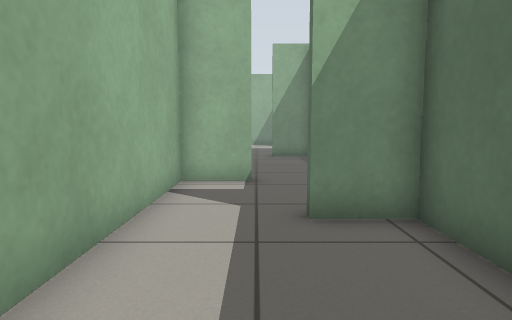
[1] (above)

16 first-person views from a walk through a Gazebo world. The camera is 0.72 m above the floor, tilts 6° down and sees 75° across. The floor is counted in squares, 0.5 m on a side. Each view is taken from the middle of a square. On the plan, view 1 faces up. The plan holds only what a view shows up to about 15 squares ahead; the rest is blank. The place goes on beyond the plan.

[2]
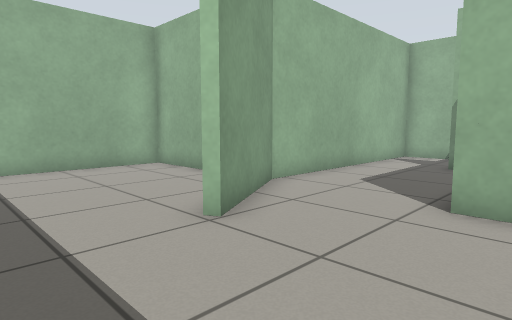

[3]
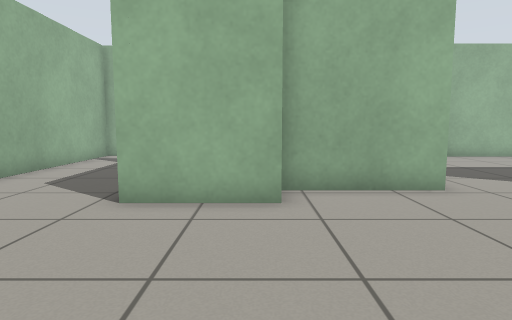

[4]
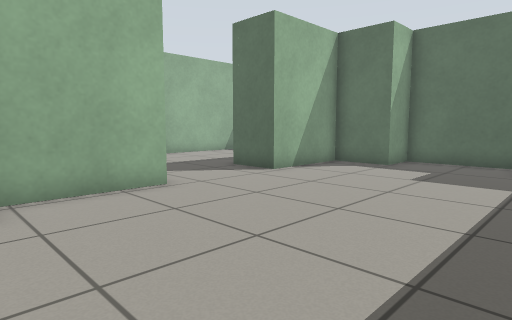

[5]
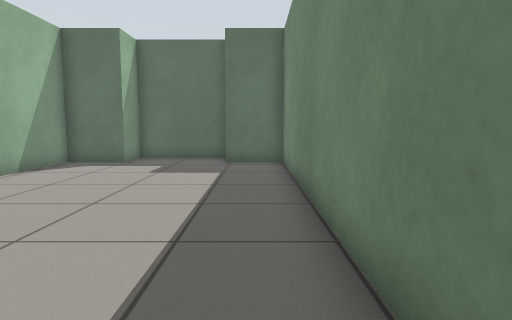

[6]
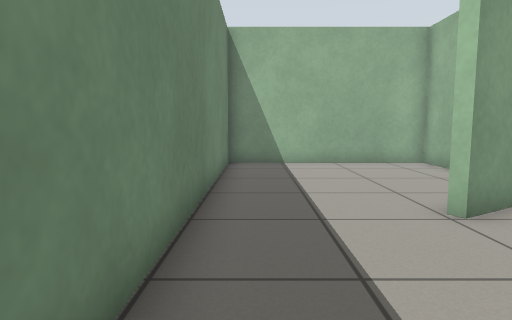

[7]
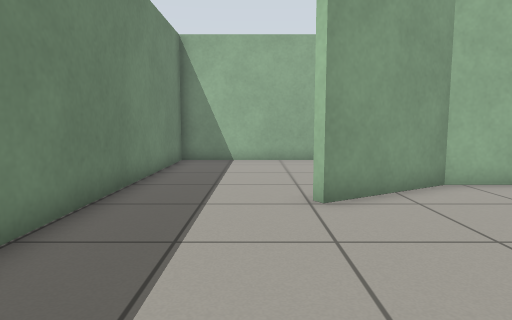

[8]
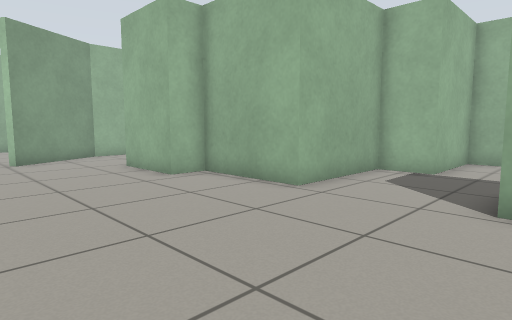

[9]
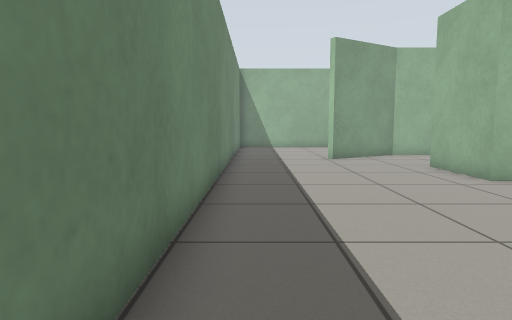

[10]
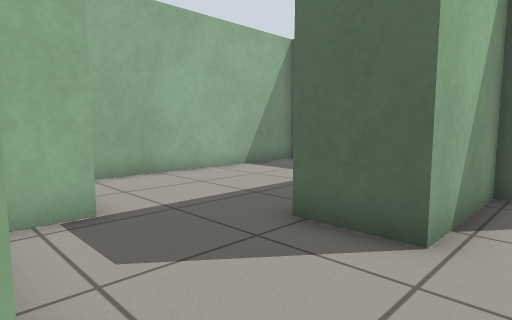

[11]
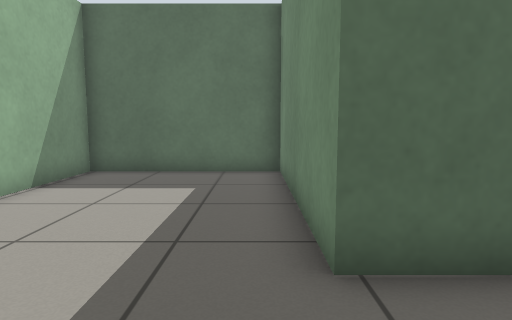

[12]
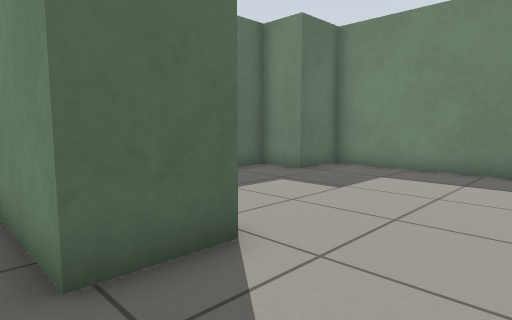

[13]
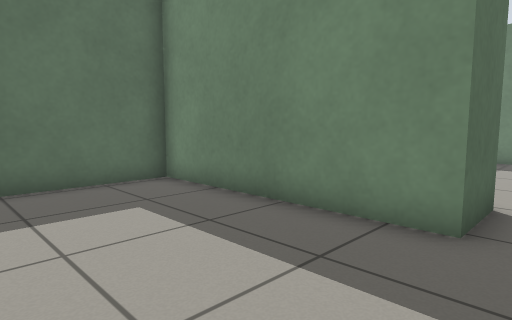

[14]
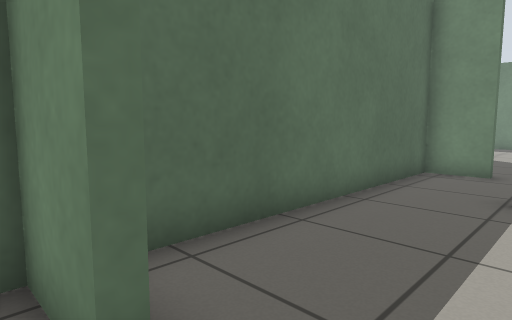

[15]
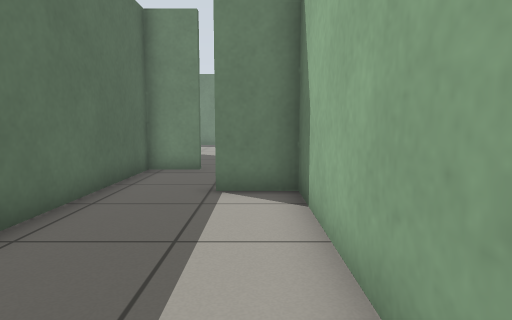

[16]
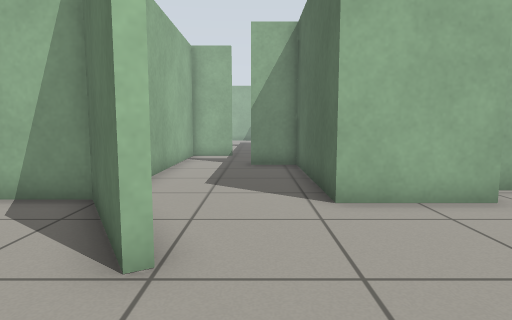

### Floor plan
Ten units are one square. View 1 is at (0, 0); x grows to the right and y downward. Boxes are objects, and circles mark ways between rooms. Rooms are numbered by the first view taken in them; rooms with no view inside come last. Other rooms are left out.
<svg viewBox="-81 -159 289 244">
<path fill="none" stroke="#000" d="M-2 40 -7 31M109 -44 92 -44 92 -2 55 -2 55 9 25 9 25 -50 8 -50 8 -53 25 -53 25 -144M-19 5 0 38M-14 80 168 80 168 59 185 59 185 20 168 20 168 -2 131 -2 131 -22M0 -85 -19 -85 -19 6M24 -151 7 -151M6 -154 25 -154M-19 -149 -19 -88 -1 -88M131 -22 203 -22 203 -81 109 -81 109 -44M-7 31 -22 6 -76 6 -76 80 -14 80"/>
<circle cx="120" cy="-30" r="3" fill="#2a7"/>
<circle cx="-5" cy="55" r="3" fill="#2a7"/>
<text x="60" y="10">1</text>
<text x="150" y="-50">2</text>
<text x="-50" y="40">3</text>
</svg>
Room 1 opens to room 2. Room 1 opens to room 3.

Where each view was taken, in squares from view 1:
view 1: 0 up, 0 right, facing up
view 2: 7 down, 4 right, facing up-left
view 3: 7 down, 5 right, facing up
view 4: 7 down, 5 right, facing up-right
view 5: 7 down, 4 right, facing right
view 6: 7 down, 5 right, facing left
view 7: 5 down, 6 right, facing left
view 8: 6 down, 14 right, facing up-left
view 9: 7 down, 14 right, facing left
view 10: 1 down, 9 right, facing up-right
view 11: 3 up, 10 right, facing right
view 12: 3 up, 10 right, facing down-right
view 13: 7 up, 12 right, facing down-right
view 14: 16 up, 1 left, facing down-right
view 15: 16 up, 1 left, facing down
view 16: 7 down, 1 right, facing up
